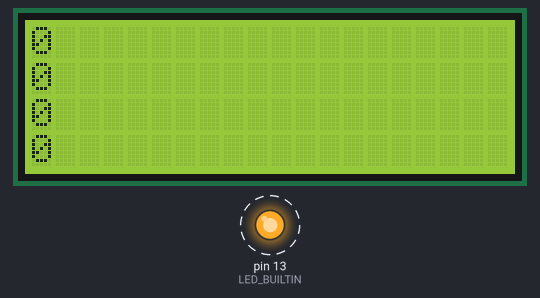
Recording of a sketch running on a simulated Arduino Uno, built with avr-gcc and run on an emulated ATmega328P. On the bench: 20×4 character LCD, output pins drawn as LEDs (lit = HIGH). Dashed ring = blinking.

Above: at 0.5 s.
Timing chart, 0 to 40.0 s (numbered marks = the images above):
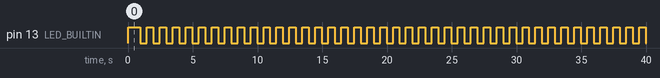

The sketch:

duree-calculs-teensy.ino
```cpp
#include "fonctionVide.h"
#include "division-entiere.h"
#include "division-flottante.h"
#include "division-double.h"
#include <LiquidCrystal.h>

LiquidCrystal lcd (18, 17, 16, 15, 14, 19); // Liaison 4 bits de données

static const uint32_t NOMBRE_ITERATIONS = 100000 ;

void setup() {
  pinMode (LED_BUILTIN, OUTPUT);
  digitalWrite (LED_BUILTIN, HIGH) ;
  lcd.begin (20, 4); // Utilisation d'un écran 20 colonnes et 4 lignes
  Serial.println ("C'est parti") ;
//---  Fonction vide
  delay (100) ;
  const uint32_t t0 = millis () ;
  for (uint32_t i = 0 ; i < NOMBRE_ITERATIONS ; i++) {
    fonctionVide () ;
  }
  const uint32_t dureeAppelsFonctionVide = millis () - t0 ;
  lcd.print (dureeAppelsFonctionVide) ;
//--- Division entière 32 bits
  delay (100) ;
  const uint32_t t1 = millis () ;
  uint32_t cumul = 0 ;
  for (uint32_t i = 0 ; i < NOMBRE_ITERATIONS ; i++) {
    cumul += divisionEntiere32bits (i) ;
  }
  const uint32_t dureeAppelsDivisionEntiere = millis () - t1 ;
  lcd.setCursor (0, 1) ;
  lcd.print (dureeAppelsDivisionEntiere) ;
  //--- Division flottante 32 bits
  delay (100) ;
  const uint32_t t2 = millis () ;
  float fcumul = 0.0 ;
  for (uint32_t i = 0 ; i < NOMBRE_ITERATIONS ; i++) {
    fcumul += divisionFlottante ((float) i) ;
  }
  const uint32_t dureeAppelsDivisionFlottante = millis () - t2 ;
  lcd.setCursor (0, 2) ;
  lcd.print (dureeAppelsDivisionFlottante) ;
  //--- Division flottante 64 bits
  delay (100) ;
  const uint32_t t3 = millis () ;
  double dcumul = 0.0 ;
  for (uint32_t i = 0 ; i < NOMBRE_ITERATIONS ; i++) {
    dcumul += divisionDouble ((double) i) ;
  }
  const uint32_t dureeAppelsDivisionDouble = millis () - t3 ;
  lcd.setCursor (0, 3) ;
  lcd.print (dureeAppelsDivisionDouble) ;
}


void loop () {
  delay (500) ;
  digitalWrite (LED_BUILTIN, !digitalRead (LED_BUILTIN)) ;
}
```

division-double.cpp
```cpp
#include "division-double.h"

double divisionDouble (const double inValue) {
  return inValue / 100.0 ;
}
```

division-double.h
```cpp
double divisionDouble (const double inValue) ;
```

division-entiere.cpp
```cpp
#include "division-entiere.h"

uint32_t divisionEntiere32bits (const uint32_t inValue) {
  return inValue / 100 ;
}
```

division-entiere.h
```cpp
#include <stdint.h>

uint32_t divisionEntiere32bits (const uint32_t inValue) ;
```

division-flottante.cpp
```cpp
#include "division-flottante.h"

float divisionFlottante (const float inValue) {
  return inValue / 100.0 ;
}
```

division-flottante.h
```cpp
float divisionFlottante (const float inValue) ;
```

fonctionVide.cpp
```cpp
#include "fonctionVide.h"

void fonctionVide (void) {
}
```

fonctionVide.h
```cpp
void fonctionVide (void) ;
```

Measured:
- by itself, pin 13 (LED_BUILTIN): alternates HIGH for 0.50 s and LOW for 0.50 s
